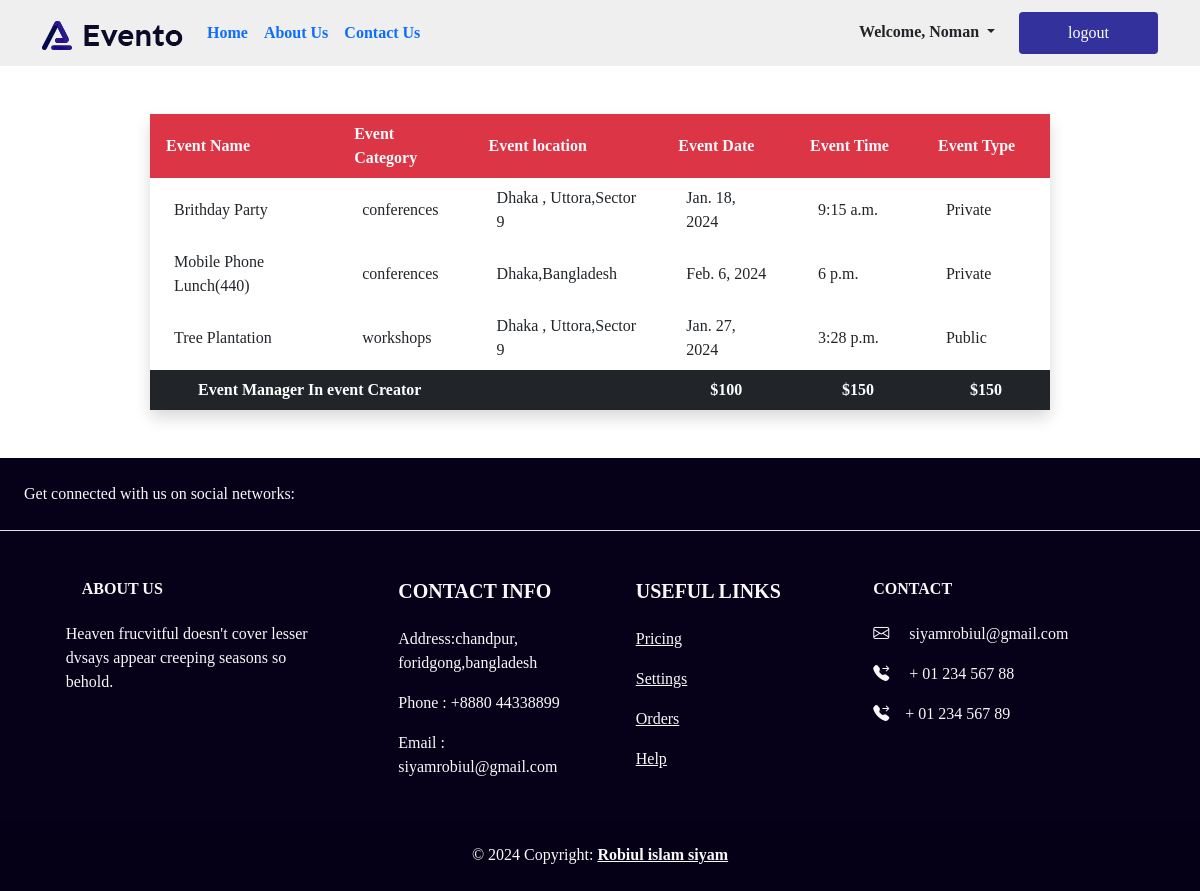
Screenshot of /event/profile/ (signed in) with the database file from the repository.
### Event_creation/models.py (models this page shows, shortened)
class Event_creation_model(models.Model):
    event_category = models.ForeignKey(
        Event_category, blank=True, null=True, on_delete=models.CASCADE, default=None
    )
    user = models.ForeignKey(User, blank=True,on_delete=models.CASCADE,null=True)
    count = models.IntegerField(default=0)
    event_name = models.CharField(max_length=250)
    date = models.DateField()
    time = models.TimeField()
    location = models.CharField(max_length=50)
    description = models.TextField()
    event_type = models.CharField(
        max_length=50, choices=EVENT_TYPE_CHOICES, default="Pablic"
    )

### EventCategory/models.py (models this page shows)
class Event_category(models.Model):
    event_category_tags = models.CharField(max_length=50)
    def __str__(self):
        return self.event_category_tags

### Event_creation/views.py (the view)
# urls.py: path('profile/',views.ProfileViewData.as_view(),name='profile'),
class ProfileViewData(ListView,LoginRequiredMixin):
    template_name = "profile.html"
    model = Event_creation_model
    def get_queryset(self):
        return Confirm_Event.objects.filter(user=self.request.user).values(
            "save_events"
        )
    def get_context_data(self, **kwargs):
        context = super().get_context_data(**kwargs)
        context["data"] = Event_creation_model.objects.filter(
            id__in=self.get_queryset()
        )
        context["time"] = Confirm_Event.objects.filter(user=self.request.user)
        print(confirm_event)
        return context

### Event_creation/templates/profile.html
{% extends 'base.html'%}
{% block content %}
<div class="table-responsive">
  <table class="table-auto mx-auto w-75 shadow rounded px-5 mt-5 mb-5">
    <thead class="bg-danger text-white text-left">
      <tr class=" rounded p-5  text-light fw-bold">
        <th class="px-3 py-2">Event Name </th>
        <th class="px-3 py-2">Event Category</th>
        <th class="px-3 py-2">Event location </th>
        <th class="px-3 py-2">Event Date </th>
        <th class="px-3 py-2">Event Time </th>
        <th class="px-3 py-2">Event Type </th>
      </tr>
    </thead>
    <tbody>
      {% for i in data %}
      <tr>
        <td class="px-4 py-2">
          {{i.event_name}}
        </td>
        <td class="px-4 py-2">
          {{i.event_category}}
        </td>
        <td class="px-4 py-2">
          {{i.location}}
        </td>
        <td class="px-4 py-2">
          {{i.date}}
        </td>
        <td class="px-4 py-2">
          {{i.time}}
        </td>
        <td class="px-4 py-2">
          {{i.event_type}}
        </td>
      </tr>
      {% endfor %}
      <tr class="bg-dark text-white">
        <th class="px-lg-5 py-2 text-right" colspan="3">Event Manager In event Creator </th>
        <th class="px-lg-5 py-2 text-left">
          $100
        </th>
        <th class="px-lg-5 py-2 text-left">
          $150
        </th>
        <th class="px-lg-5 py-2 text-left">
          $150
        </th>
      </tr>
    </tbody>
  </table>
</div>
{% endblock %}

### core/templates/navbar.html (shortened to what this page needs)
{% load static %}
<nav style="background-color: rgb(240, 239, 239);" class="navbar py-1 navbar-expand-lg bg-body-tertiary sticky-top">
  <div class="container">
    <a class="navbar-brand" href="{% url 'home'%}">
      <img src="{% static 'logo.png.webp'%}" alt="Logo" class="d-inline-block align-text-top" />
    </a>
    <div class="collapse navbar-collapse" id="navbarNav">
      <ul class="navbar-nav me-auto mb-2 mb-lg-0">
        <li class="nav-item hvr-underline-from-left ">
          <a href="{% url 'home' %}" aria-current="page" class="nav-link fw-bold ">Home</a>
        </li>
        <li class="nav-item hvr-underline-from-left ">
          <a href="{% url 'about' %}" aria-current="page" class="nav-link fw-bold ">About Us</a>
        </li>
        <li class="nav-item hvr-underline-from-left ">
          <a href="{% url 'contact' %}" aria-current="page" class="nav-link fw-bold ">Contact Us</a>
        </li>
      </ul>
      <div class="d-flex">
        {% if user.is_authenticated %}
        <div class="dropdown">
          <a class="dropdown-toggle mx-lg-4 mx-4 my-3 fw-bolder text-dark text-decoration-none" type="button"
            data-bs-toggle="dropdown" aria-expanded="false">
            Welcome, {{user.username}}
          </a>
        </div>
        <a class="all-button hvr-sweep-to-bottom btn px-5 py-2  mb-2 mt-2 " href="{% url 'logout'%}">logout</a>
        {% else %}
          <a href="{% url 'register'%}" class="hvr-sweep-to-bottom  px-5 py-2 mb-2 all-button fw-bold btn shadow   mt-3">Register</a>
          <a href="{% url 'login'%}" class="hvr-sweep-to-bottom  px-5 py-2  mb-2 all-button fw-bold btn shadow  gap-2 mt-3">LogIn</a>
        {% endif %}
      </div>
    </div>
  </div>
</nav>

### core/static/style.css (style rules this page uses)
body { background-color:white !important; font-family:'Times New Roman', Times, serif !important; }
nav { color: #140696be !important; }
.hvr-underline-from-left:before { content: ""; position: absolute; z-index: -1; left: 0; right: 100%; bottom: 0; background: linear-gradient(to right, rgb(46, 14, 160), rgb(128, 0, 111), blue) !important; height: 4px; -webkit-transition-property: right; transition-property: right; -webkit-transition-duration: 0.3s; transition-duration: 0.3s; -webkit-transition-timing-function: ease-out; transition-timing-function: ease-out; }
.all-button { background-color: rgb(51, 49, 155) !important; color: white !important; }
.hvr-sweep-to-bottom { display: inline-block; vertical-align: middle; -webkit-transform: perspective(1px) translateZ(0); transform: perspective(1px) translateZ(0); box-shadow: 0 0 1px rgba(0, 0, 0, 0); position: relative; -webkit-transition-property: color; transition-property: color; -webkit-transition-duration: 0.3s; transition-duration: 0.3s; }
.hvr-sweep-to-bottom:before { content: ""; position: absolute; z-index: -1; top: 0; left: 0; right: 0; bottom: 0; background: #3702f8 !important; -webkit-transform: scaleY(0); transform: scaleY(0); -webkit-transform-origin: 50% 0; transform-origin: 50% 0; -webkit-transition-property: transform; transition-property: transform; -webkit-transition-duration: 0.3s; transition-duration: 0.3s; -webkit-transition-timing-function: ease-out; transition-timing-function: ease-out; }

### rows the page displays
Event_creation_model: event_name "Brithday Party", event_category "conferences", location "Dhaka , Uttora,Sector 9", date "Jan. 18, 2024", time "9:15 a.m.", event_type "Private"
Event_creation_model: event_name "Mobile Phone Lunch(440)", event_category "conferences", location "Dhaka,Bangladesh", date "Feb. 6, 2024", time "6 p.m.", event_type "Private"
Event_creation_model: event_name "Tree Plantation", event_category "workshops", location "Dhaka , Uttora,Sector 9", date "Jan. 27, 2024", time "3:28 p.m.", event_type "Public"

### other values shown
{{ user.username }} "Noman"
